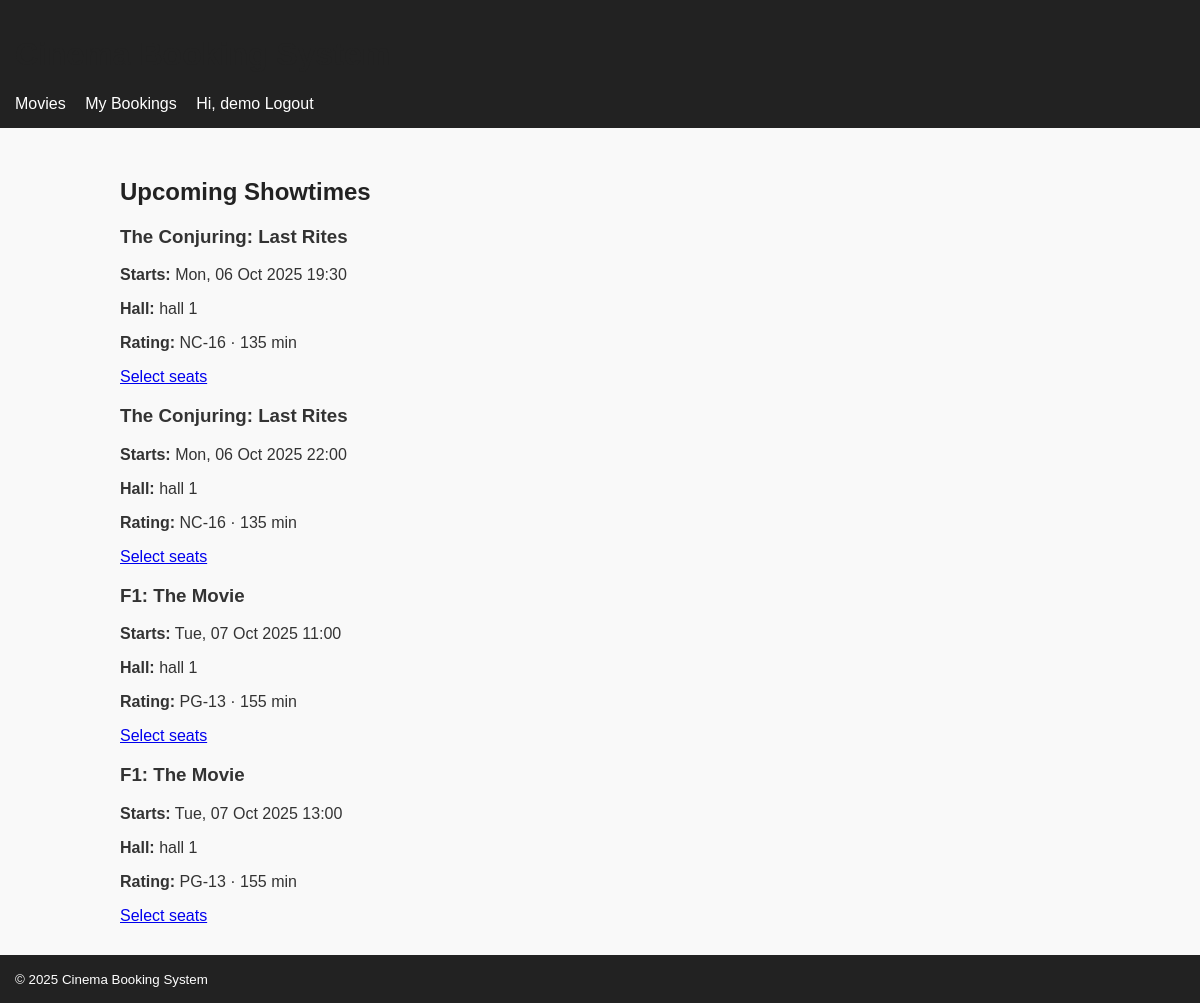
Screenshot of /pages/showtimes.php (signed in) with the database file from the repository.
### tables this page shows
CREATE TABLE `showtimes` (
  `id` int(10) UNSIGNED NOT NULL,
  `movies_id` int(10) UNSIGNED NOT NULL,
  `hall_id` int(10) UNSIGNED NOT NULL,
  `starts_at` datetime NOT NULL
);

CREATE TABLE `movies` (
  `id` int(10) UNSIGNED NOT NULL,
  `title` varchar(200) NOT NULL,
  `description` text DEFAULT NULL,
  `runtime_min` int(10) UNSIGNED DEFAULT NULL,
  `rating` enum('G','PG','PG-13','NC-16','M18','R21') DEFAULT NULL,
  `poster_url` varchar(500) DEFAULT NULL,
  `created_at` timestamp NULL DEFAULT current_timestamp()
);

CREATE TABLE `halls` (
  `id` int(10) UNSIGNED NOT NULL,
  `name` varchar(50) NOT NULL,
  `rows_count` int(10) UNSIGNED NOT NULL,
  `cols_count` int(10) UNSIGNED NOT NULL
);

### pages/showtimes.php (the view, shortened to what this page needs)
<?php
require_once __DIR__ . '/../includes/init.php';
require_once __DIR__ . '/../includes/header.php';
$sql = "
SELECT s.id AS showtime_id, s.starts_at, h.name AS hall_name,
       m.title, m.rating, m.runtime_min
FROM showtimes s
JOIN movies m ON m.id = s.movies_id
JOIN halls  h ON h.id = s.hall_id
WHERE s.starts_at >= NOW()
ORDER BY s.starts_at ASC
";
$rows = $pdo->query($sql)->fetchAll();
?>
<h2>Upcoming Showtimes</h2>
<div class="grid">
  <?php foreach ($rows as $r): ?>
    <div class="card">
      <h3><?= htmlspecialchars($r['title']) ?></h3>
      <p><strong>Starts:</strong> <?= htmlspecialchars(date('D, d M Y H:i', strtotime($r['starts_at']))) ?></p>
      <p><strong>Hall:</strong> <?= htmlspecialchars($r['hall_name']) ?></p>
      <p><strong>Rating:</strong> <?= htmlspecialchars($r['rating'] ?? '—') ?> &middot; <?= (int)$r['runtime_min'] ?> min</p>
      <a class="button" href="/cinema-booking-system/pages/book.php?showtime_id=<?= (int)$r['showtime_id'] ?>">Select seats</a>
    </div>
  <?php endforeach; ?>
</div>
<?php require_once __DIR__ . '/../includes/footer.php'; ?>

### assets/styles.css (style rules this page uses)
body { font-family: Arial, sans-serif; margin:0; padding:0; background:#f9f9f9; color:#333; }
h1,h2 { color:#222; }

### rows the page displays
showtimes: movies.title "The Conjuring: Last Rites", starts_at "Mon, 06 Oct 2025 19:30", hall.name "hall 1", movies.rating "NC-16", movies.runtime_min "135"
showtimes: movies.title "The Conjuring: Last Rites", starts_at "Mon, 06 Oct 2025 22:00", hall.name "hall 1", movies.rating "NC-16", movies.runtime_min "135"
showtimes: movies.title "F1: The Movie", starts_at "Tue, 07 Oct 2025 11:00", hall.name "hall 1", movies.rating "PG-13", movies.runtime_min "155"
showtimes: movies.title "F1: The Movie", starts_at "Tue, 07 Oct 2025 13:00", hall.name "hall 1", movies.rating "PG-13", movies.runtime_min "155"

### other values shown
$_SESSION['username'] "demo"
